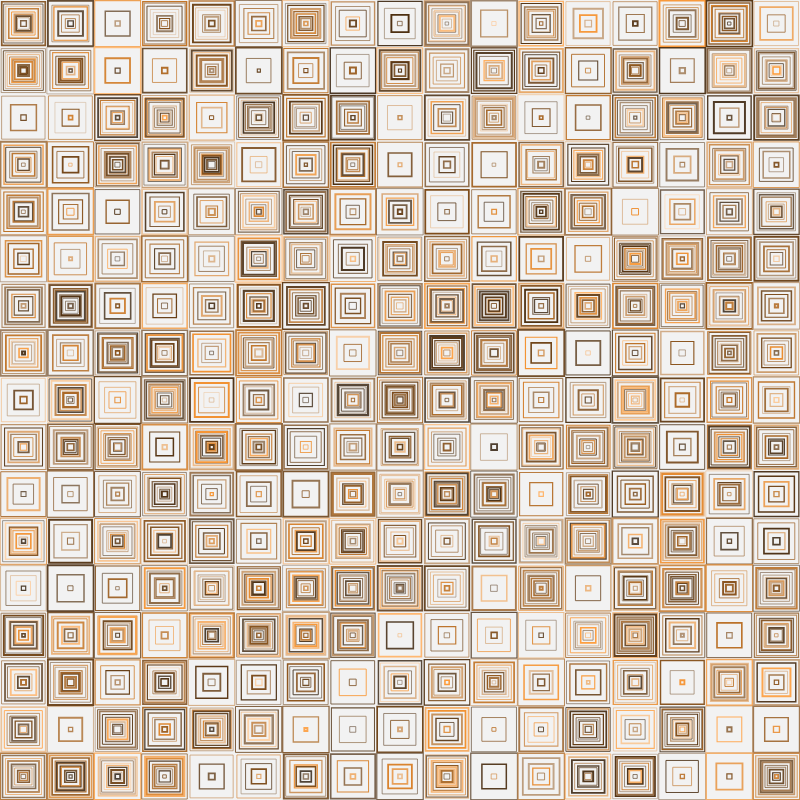
Frame 1 (no input)
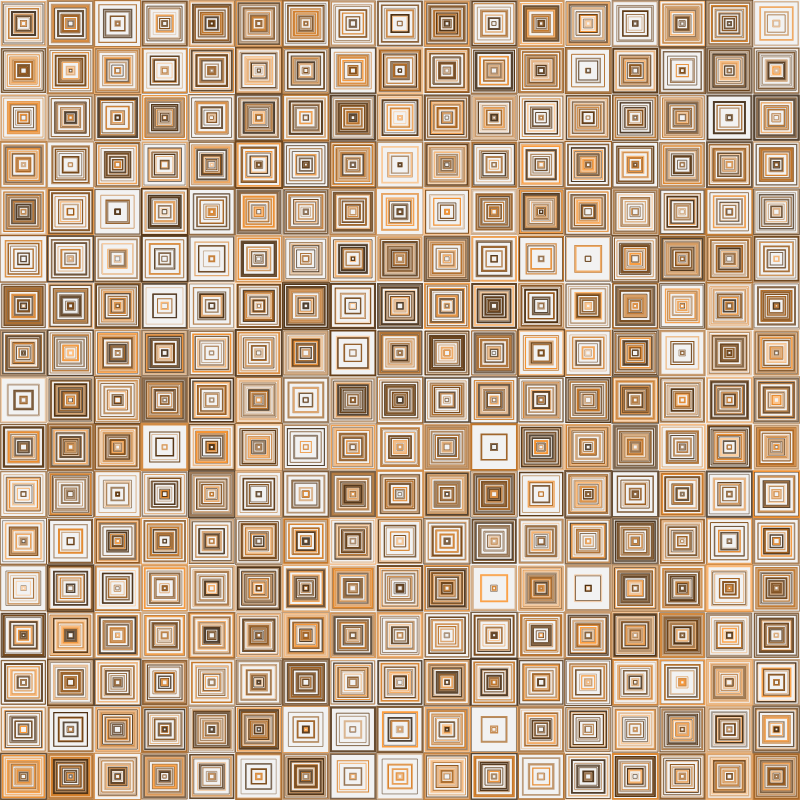
Frame 2 (the mouse pressed at the canvas centre, redrawn once)

The p5.js sketch that drew these frames (run headless with seeded random() and noise() and a simulated clock; the mouse was pressed at the canvas centre and the sketch redrawn once):

// p5.js sketch
// ── sketch.js
function setup() {
  createCanvas(800, 800);
  noLoop();
  // of white background
  //background(246, 244, 237);
  // light gray background in hsb
  colorMode(HSB, 360, 100, 100);
  background(0, 0, 95);

}

function draw() {
  let rows = 17;
  let cols = 17;
  let cellWidth = width / cols;
  let cellHeight = height / rows;

  // fixed hue for monochromatic color scheme
  //let fixedHue = 210; // blue tone
  let fixedHue = 30; // orange tone
  //let fixedHue = 300; // pinkish purple

  for (let y = 0; y < rows; y++) {
    for (let x = 0; x < cols; x++) {
      let centerX = x * cellWidth + cellWidth / 2;
      let centerY = y * cellHeight + cellHeight / 2;

      push();

      translate(centerX, centerY);

      let numSquares = int(random(3, 12));

      let maxSize = min(cellWidth, cellHeight) * 0.95;

      for (let i = 0; i < numSquares; i++) {
        let size = map(i, 0, numSquares - 1, maxSize, 5) + random(-2, 2);

        // randomize saturation and brightness so each nested square has slightly different shade of blue
        let saturation = random(30, 80);
        let brightness = random(30, 100);

        strokeWeight(random(0.5, 2));

        //stroke(0);
        stroke(fixedHue, saturation, brightness);
        noFill();

        square(-size / 2, -size / 2, size);
      }

      pop();
    }
  }
}
